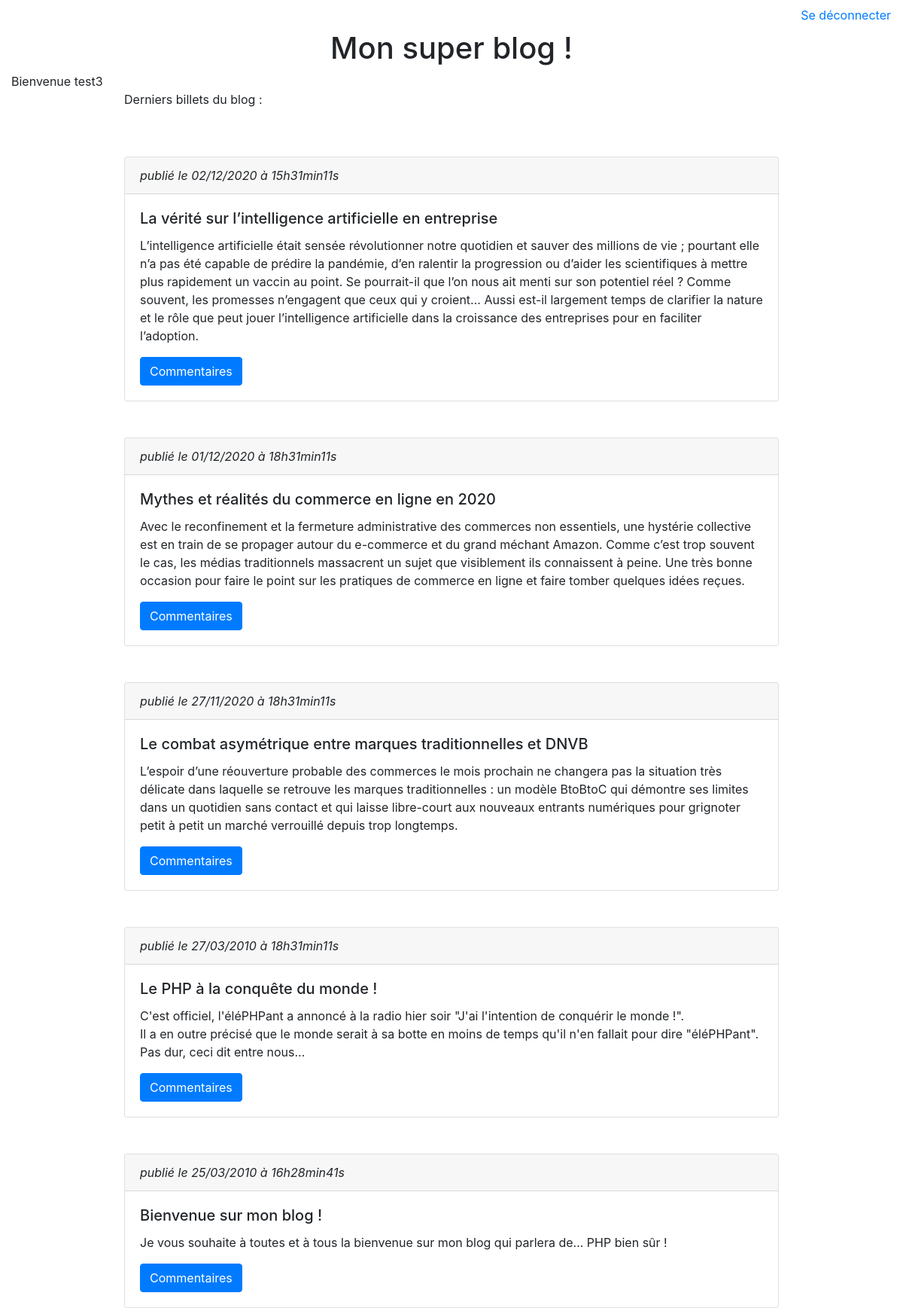
The app's page / (signed in) with its own data.
### tables this page shows
CREATE TABLE IF NOT EXISTS `billets` (
  `id` int(11) NOT NULL AUTO_INCREMENT,
  `titre` varchar(255) NOT NULL,
  `contenu` text NOT NULL,
  `date_creation` datetime NOT NULL,
  PRIMARY KEY (`id`)
);

### index.php (the view, shortened to what this page needs)
<!DOCTYPE html>
<html>
<head>
    <link href="css/bootstrap.css" rel="stylesheet">
    <link href="css/style.css" rel="stylesheet" />
</head>
<body>
<header>
    <div class="row">
        <div class="col-12">
            <nav class="nav justify-content-end">
                <?php
                    $isConnect = false;
                    if( isset( $_SESSION['login'] ) ) {
                        $isConnect = true;
                        if( $isConnect ) {
                                ?>
                        <a class="nav-link" href="logout.php">  Se déconnecter </a>
                        <?php
                        }
                    }else {
                    ?>
                        <a class="nav-link" href="login.php">Se connecter</a>
                        <a class="nav-link" href="createUserStep1.php">M'inscrire</a>
                    <?php
                    }?>
            </nav>
        </div>
    </div>
    <div class="row justify-content-center">
        <div class="col-12 text-center">
            <h1>Mon super blog !</h1>
        </div>
    </div>
</header>
<section class="container-fluid">
    <?php if( $isConnect ) { ?>
    <div class="row">
        <div class="col-12">
            Bienvenue <?=$_SESSION['login'];?>
        </div>
    </div>
    <?php
    }
    ?>
    <div class="row justify-content-center">
        <div class="col-9">
            <p>Derniers billets du blog :</p>
        </div>
    </div>
    <div class="row justify-content-center">
        <div class="col-9">
            <?php
            require_once("bd.php");
            $req = $db->query(
                'SELECT id, titre, contenu, DATE_FORMAT(date_creation, \'%d/%m/%Y à %Hh%imin%ss\') AS date_creation_fr FROM billets
                    ORDER BY date_creation DESC LIMIT 0, 5'
            );
            while ($donnees = $req->fetch()) {
                ?>
                <div class="card mt-5">
                    <div class="card-header">
                        <em>publié le <?=$donnees['date_creation_fr']; ?></em>
                    </div>
                    <div class="card-body">
                        <h5 class="card-title"><?php echo htmlspecialchars($donnees['titre']); ?></h5>
                        <p class="card-text"><?php echo nl2br(htmlspecialchars($donnees['contenu'])); ?></p>
                        <a href="commentaires.php?billet=<?=$donnees['id']; ?>" class="btn btn-primary">Commentaires</a>
                    </div>
                </div>
                <?php
            }
            ?>
        </div>
    </div>
</section>
</body>
</html>

### records on screen
billets: date_creation_fr "02/12/2020 à 15h31min11s", titre "La vérité sur l’intelligence artificielle en entreprise", contenu "L’intelligence artificielle était sensée révolutionner notre quotidien et sauver des millions de vie ; pourtant elle n’a pas été capable de prédire la pandémie, d’en ralentir la progression ou d’aider les scientifiques à mettre plus rapidement un vaccin au point. Se pourrait-il que l’on nous ait menti sur son potentiel réel ? Comme souvent, les promesses n’engagent que ceux qui y croient… Aussi est-il largement temps de clarifier la nature et le rôle que peut jouer l’intelligence artificielle dans la croissance des entreprises pour en faciliter l’adoption."
billets: date_creation_fr "01/12/2020 à 18h31min11s", titre "Mythes et réalités du commerce en ligne en 2020", contenu "Avec le reconfinement et la fermeture administrative des commerces non essentiels, une hystérie collective est en train de se propager autour du e-commerce et du grand méchant Amazon. Comme c’est trop souvent le cas, les médias traditionnels massacrent un sujet que visiblement ils connaissent à peine. Une très bonne occasion pour faire le point sur les pratiques de commerce en ligne et faire tomber quelques idées reçues."
billets: date_creation_fr "27/11/2020 à 18h31min11s", titre "Le combat asymétrique entre marques traditionnelles et DNVB", contenu "L’espoir d’une réouverture probable des commerces le mois prochain ne changera pas la situation très délicate dans laquelle se retrouve les marques traditionnelles : un modèle BtoBtoC qui démontre ses limites dans un quotidien sans contact et qui laisse libre-court aux nouveaux entrants numériques pour grignoter petit à petit un marché verrouillé depuis trop longtemps."
billets: date_creation_fr "27/03/2010 à 18h31min11s", titre "Le PHP à la conquête du monde !", contenu "C'est officiel, l'éléPHPant a annoncé à la radio hier soir \"J'ai l'intention de conquérir le monde !\". Il a en outre précisé que le monde serait à sa botte en moins de temps qu'il n'en fallait pour dire \"éléPHPant\". Pas dur, ceci dit entre nous..."
billets: date_creation_fr "25/03/2010 à 16h28min41s", titre "Bienvenue sur mon blog !", contenu "Je vous souhaite à toutes et à tous la bienvenue sur mon blog qui parlera de... PHP bien sûr !"

### other values on screen
$_SESSION['login'] "test3"
